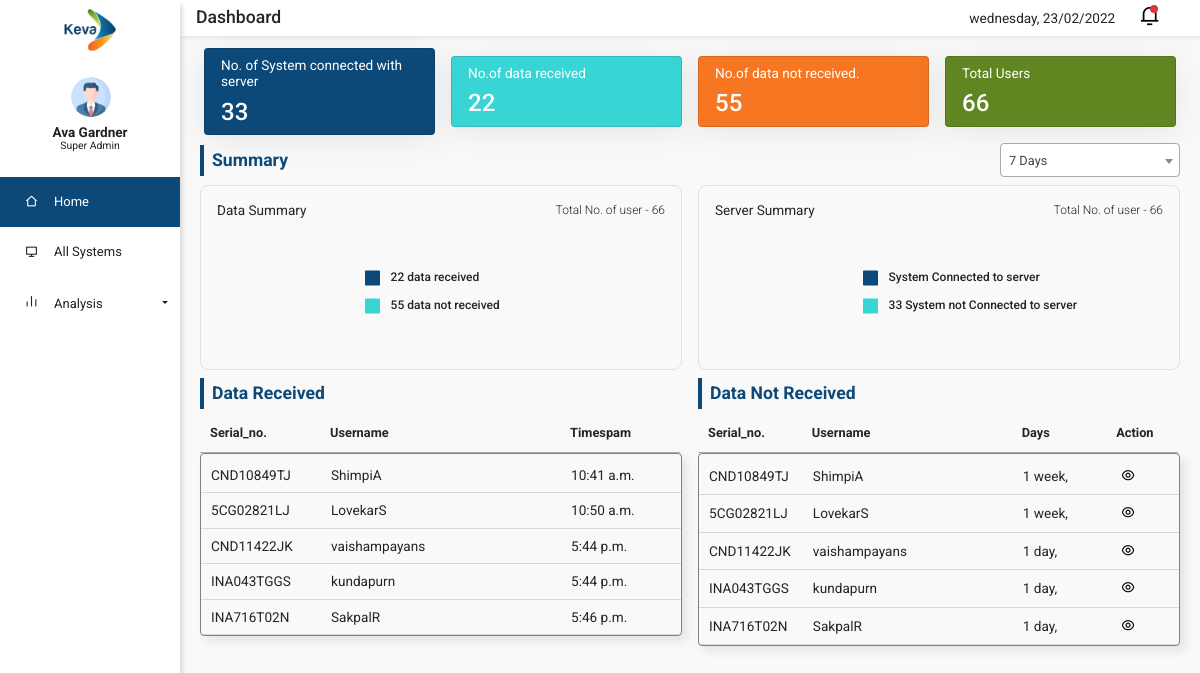
The page / on the database its author committed.
### LP_app/models.py (models this page shows, shortened)
class AllSystem(models.Model):
    serial_no = models.CharField(max_length=100)
    username = models.CharField(max_length=100)
    ram_size = models.CharField(max_length=100)
    ssd_size = models.CharField(max_length=100)
    timestamp = models.DateTimeField(auto_now_add=False)

### LP_app/views.py (the view)
# urls.py: path('', views.home, name='home'),
def home(request):
    try:
        context = {}
        context_data = {}
        header_overview = HeaderOverview.objects.all()
        for each_user in header_overview:
            context['no_of_system_connect_with_server'] = each_user.no_of_system_connect_with_server
            context['no_of_data_received'] = each_user.no_of_data_received
            context['no_of_data_not_received'] = each_user.no_of_data_not_received
            context['total_users'] = each_user.total_users
            context['get_date'] = each_user.date
        user_data_summary = UserDataSummary.objects.all()
        context['user_data_summary'] = list(user_data_summary)
        print('context:',context)
        allsystem = AllSystem.objects.all()
        context_data ={
            'all':allsystem,
            'context' : context
        }
        return render(request, 'LP/home.html', context_data  )
    except Exception as e:
        print(e)

### LP_app/templates/LP/home.html (shortened to what this page needs)
{% extends 'LP/base.html' %} {% load static %} {% block content %}
 {% load mathfilters %}
<section class="screen_outerbox dashboard_size" id="home_page">
  <div class="d-flex align-items-center mb-2 p-0">
    <div class="w-25 px-2">
      <div class="h-100 card border_radius_sm shadow_box home_cards card1">
        <div class="card-body d-flex flex-column justify-content-between py-2">
          <h5 class="card-title fw-normal">
            No. of System connected with server
          </h5>
          <div class="d-flex align-items-center justify-content-between mt-0">
            <h2 class="mt-2">{{ context.no_of_system_connect_with_server }} </h2>
          </div>
        </div>
      </div>
    </div>
    <div class="w-25 px-2">
      <div class="h-100 card border_radius_sm shadow_box home_cards card2">
        <div class="card-body d-flex flex-column justify-content-between py-2">
          <h5 class="card-title fw-normal">No.of data received</h5>
          <div class="d-flex align-items-center justify-content-between mt-0">
            <h2 class="mt-2">{{ context.no_of_data_received }}</h2>
          </div>
        </div>
      </div>
    </div>
    <div class="w-25 px-2">
      <div class="h-100 card border_radius_sm shadow_box home_cards card3">
        <div class="card-body d-flex flex-column justify-content-between py-2">
          <h5 class="card-title fw-normal">No.of data not received.</h5>
          <div class="d-flex align-items-center justify-content-between mt-0">
            <h2 class="mt-2">{{  context.no_of_data_not_received }}</h2>
          </div>
        </div>
      </div>
    </div>
    <div class="w-25 px-2">
      <div class="h-100 card border_radius_sm shadow_box home_cards card4">
        <div class="card-body d-flex flex-column justify-content-between py-2">
          <h5 class="card-title fw-normal">Total Users</h5>
          <div class="d-flex align-items-center justify-content-between mt-0">
            <h2 class="mt-2">{{ context.total_users }}</h2>
          </div>
        </div>
      </div>
    </div>
  </div>
  <div class="px-1 mb-2">
    <div class="d-flex align-items-center justify-content-between mb-2">
      <h4 class="topic_heading_text fw-bold">Summary</h4>
    </div>
    <div class="graphs_box d-flex align-items-center justify-content-between">
      <div class="w-50 pe-2 h-100">
        <div class="chart_box border border-radius p-3 pb-0">
          <div
            class="chart_heading d-flex align-items-center justify-content-between"
          >
            <h5 class="fw-normal">Data Summary</h5>
            <h6 class="fw-light">Total No. of user - {{ context.total_users }}</h6>
          </div>
          <div
            class="chart_heading d-flex align-items-center justify-content-center"
          >
            <div
              class="chart_draw d-flex align-items-center justify-content-center"
            >
              <canvas id="data_summary"></canvas>
            </div>
            <div
              class="chart_label h-100 d-flex flex-column align-items-start justify-content-center"
            >
              <h6 class="d-flex align-items-center mb-1" id="dta_rcv">
                <i
                  class="ri-checkbox-blank-fill me-2 fs-5"
                  style="color: var(--card_bg1)"
                ></i
                >{{ context.no_of_data_received }} data received
              </h6>
              <h6 class="d-flex align-items-center mb-1" id="dta_nt_rcve">
                <i
                  class="ri-checkbox-blank-fill me-2 fs-5"
                  style="color: var(--card_bg2)"
                ></i
                >{{ context.no_of_data_not_received }} data not received
              </h6>
            </div>
          </div>
        </div>
      </div>
      <div class="w-50 ps-2 h-100">
        <div class="chart_box border border-radius p-3 pb-0">
          <div
            class="chart_heading d-flex align-items-center justify-content-between"
          >
            <h5 class="fw-normal">Server Summary</h5>
            <h6 class="fw-light">Total No. of user - {{ context.total_users }}</h6>
          </div>
          <div
            class="chart_heading d-flex align-items-center justify-content-center"
          >
            <div
              class="chart_draw d-flex align-items-center justify-content-center"
            >
              <canvas id="server_summary"></canvas>
            </div>
            <div
              class="chart_label h-100 d-flex flex-column align-items-start justify-content-center"
            >
              <h6 class="d-flex align-items-center mb-1" id="sys_conct">
                <i
                  class="ri-checkbox-blank-fill me-2 fs-5"
                  style="color: var(--card_bg1)"
                ></i
                >
                 System Connected to
                server
              </h6>
              <h6 class="d-flex align-items-center mb-1" id="sys_not_conct">
                <i
                  class="ri-checkbox-blank-fill me-2 fs-5"
                  style="color: var(--card_bg2)"
                ></i>
                {{context.no_of_system_connect_with_server}}
                System not Connected to server
              </h6>
            </div>
          </div>
        </div>
      </div>
    </div>
  </div>
  <div class="px-1">
    <div class="d-flex align-items-start justify-content-between">
      <div class="w-50 table_box">
        <div class="pe-2">
          <h4 class="topic_heading_text fw-bold">Data Received</h4>
          <table id="data_recived" class="mt-1">
            <thead>
              <tr>
                <th>Serial_no.</th>
                <th>Username</th>
                <th>Timespam</th>
              </tr>
            </thead>
            <tbody>
              {% for all in all %}
              <tr>
                <td>{{all.serial_no|slice:":10"}}</td>
                <td>{{all.username}}</td>
                <td>{{all.timestamp|time}}</td>
              </tr>
              {% endfor %}
            </tbody>
          </table>
        </div>
      </div>
      <div class="w-50 table_box">
        <div class="ps-2">
          <h4 class="topic_heading_text fw-bold">Data Not Received</h4>
          <table id="data_not_recived" class="mt-1">
            <thead>
              <tr>
                <th>Serial_no.</th>
                <th>Username</th>
                <th>Days</th>
                <th>Action</th>
              </tr>
            </thead>
            <tbody>
                {% for all in all %}
                <tr>
                  <td>{{all.serial_no|slice:":10"}}</td>
                  <td>{{all.username}}</td>
                  <td>{{all.timestamp|timesince|slice:"0:7" }}</td>
                <td>
                  <a role="button" class="me-4 eyes_data" n_id="{{all.username}}"  data-bs-toggle="info" id="eyes{{forloop.counter}}"
                    ><i class="ri-eye-line p-1" ></i
                  ></a>
                </td>
              </tr>
              {% endfor %}
            </tbody>
          </table>
        </div>
      </div>
    </div>
  </div>
</section>
{% endblock %}

### LP_app/templates/LP/base.html (shortened to what this page needs)
{% load static %}
<!DOCTYPE html>
<html lang="en">
<head>
    <link rel="stylesheet" href="https://cdn.datatables.net/1.11.3/css/jquery.dataTables.min.css">
    <link href="https://cdn.jsdelivr.net/npm/remixicon@2.2.0/fonts/remixicon.css" rel="stylesheet">
    <link href="https://cdn.jsdelivr.net/npm/select2@4.1.0-rc.0/dist/css/select2.min.css" rel="stylesheet" />
    <link href="https://cdn.jsdelivr.net/npm/bootstrap@5.0.2/dist/css/bootstrap.min.css" rel="stylesheet"
>
    <link rel="stylesheet" href="{% static 'css/sidebar.css' %}">
    <link rel="stylesheet" href="{% static 'css/utils.css' %}">
    <link rel="stylesheet" href="{% static 'css/home.css' %}">
    <link rel="stylesheet" href="{% static 'css/system.css' %}">
    <link rel="stylesheet" href="{% static 'css/analysis.css' %}">
</head>
<body id="btn_loader">
    <div  class="main_outer_container d-flex justify-content-start w-100 robo" id="loader">
        {% include "LP/sidebar.html" %}
        <div class="right_outer_box">
            {% include "LP/topbar.html" %}
            <div class="px-3 py-1">
                {% block content %} {% endblock %}
            </div>
        </div>
    </div>
</body>
<link rel="stylesheet" href="https://kendo.cdn.telerik.com/2022.1.301/styles/kendo.common.min.css">
<link rel="stylesheet" href="https://kendo.cdn.telerik.com/2022.1.301/styles/kendo.rtl.min.css">
<link rel="stylesheet" href="https://kendo.cdn.telerik.com/2022.1.301/styles/kendo.default.min.css">
<link rel="stylesheet" href="https://kendo.cdn.telerik.com/2022.1.301/styles/kendo.mobile.all.min.css">
</html>

### LP_app/templates/LP/sidebar.html (shortened to what this page needs)
{% load static %}
<div class="left_side sidebar_container">
    <div class="logo_img_box d-flex align-items-center w-100 justify-content-center">
        <a href="{% url 'home' %}">
            <img src="{% static 'images/logo.png' %}" alt="Brand" class="logo_img">
        </a>
    </div>
    <div class="user_img_box d-flex flex-column align-items-center justify-content-center mt-3">
        <div class="user_img_outer">
            <img src="{% static 'images/user.png' %}" alt="User" class="user_img">
        </div>
        <div class="user_down_text text-center">
            <h5 class="user_name mt-2 mb-0 fw-bold">Ava Gardner</h5>
            <h6 class="user_status">Super Admin</h6>
        </div>
    </div>
    <div class="menu_links mt-4">
        <ul class="menu_list p-0 nav navbar-nav">
            <li class="menu_options {% if request.resolver_match.url_name == "home" %}active{% endif %}">
                <a href="{% url 'home' %}" class="pe-3 py-2 w-100 d-flex align-items-center menu_link">
                    <i class="ri-home-2-line me-3"></i>Home</a>
            </li>
            <li class="menu_options  {% if request.resolver_match.url_name == "systems" or request.resolver_match.url_name == "system_configuration" or request.resolver_match.url_name == "generate_report"  %}active{% endif %}">
                <a href="{% url 'systems' %}" class="pe-3 py-2 w-100 d-flex align-items-center menu_link">
                    <i class="ri-computer-line me-3"></i>All Systems</a>
            </li>
            <li class="menu_options  {% if request.resolver_match.url_name == "p2p_comparison" or request.resolver_match.url_name == "peak_detection" %}active{% endif %}">
                <div class="dropdown">
                    <a class="dropdown-toggle d-flex align-items-center menu_link justify-content-between pe-3 py-2 w-100" href="#" role="button" id="dropdownMenuLink"
                        data-bs-toggle="dropdown" aria-expanded="false">
                        <div class="text_link"><i class="ri-bar-chart-line me-3"></i>Analysis</div>
                    </a>
                </div>
            </li>
        </ul>
    </div>
</div>

### LP_app/templates/LP/topbar.html
<div class="topbar_box d-flex justify-content-between align-items-center mb-2 px-3 py-1">
    <h4 class="title mb-0">
        Dashboard
    </h4>
    <div class="d-flex align-items-center justify-content-end">
        <h5 for="date" class="fw-normal me-4">wednesday, 23/02/2022</h5>
        <h3>
            <a role="button" class="notification_bell me-4" data-bs-toggle="noti">
                <i class="ri-notification-3-line">
                    <span class="position-absolute bg-danger rounded-pill badge_noti">
                    </span>
                </i>
            </a>
        </h3>
    </div>
</div>

### LP_app/static/css/sidebar.css (style rules this page uses)
.left_side { width: 180px; background-color: var(--white_bg); box-shadow: 1px 1px 10px rgba(0, 0, 0, 0.184); }
.sidebar_container { background-color: var(--white_bg); position: fixed; z-index: 102; top: 0; left: 0; height: 100vh; box-shadow: 1px 4px 6px rgba(0, 0, 0, 0.2); color: var(--font_black); }
.right_outer_box { width: calc(100% - 180px); overflow-y: auto; height: 100vh; }
.logo_img { width: 60px; }
.user_img_outer { width: 40px; height: 40px; border: 1px solid var(--white_bg); border-radius: 50%; object-position: center; object-fit: center; }
.user_img { width: 40px; height: 40px; border-radius: 50%; }
.user_name { font-style: normal; font-weight: 500; text-align: center; }
.user_status { font-style: normal; font-weight: 400; font-size: 0.65rem; margin-bottom: 0; text-align: center; }
.menu_list { list-style: none; }
.menu_list li a { padding: 17px 12px 17px 25px !important; text-align: start; font-weight: 400; }
.menu_list a { text-decoration: none; font-style: normal; font-weight: normal; font-size: 13px; line-height: 16px; color: var(--font_black); font-weight: 400; }
.menu_list .menu_options.active { font-weight: 500; color: var(--font_white); background: var(--dark_blue); }
.menu_list .menu_options.active .menu_link { color: var(--font_white); background: var(--dark_blue); }
.topbar_box { position: sticky; top: 0; right: 0; background-color: var(--white_bg); box-shadow: 1px 1px 6px rgba(0, 0, 0, 0.1); z-index: 101; }
.topbar_box i { cursor: pointer; }
.badge_noti { padding: 4px; font-weight: 100; line-height: 12px; letter-spacing: 0.6px; color: white; margin-left: -10px; margin-top: 1px; }

### LP_app/static/css/utils.css (style rules this page uses)
:root { --font-style: "Lato", sans-serif; --font-style2: "Roboto", sans-serif; --font_black: #222222; --font_white: #ffffff; --white_bg: #ffffff; --dark_blue: #0c4979; --screen_bg: #f9f9f9; --menu_hover: #0c4a792a; --input_bg: rgba(12, 73, 121, 0.1); --light_dark_font: rgba(51, 51, 51, 0.6); --light_danger_bg: rgba(255, 89, 89, 0.2); --scrollbar_bg: rgba(51, 51, 51, 0.08); --success: #4bbf73; --info: #2e55e1; --warning: #febe00; --danger: #ff5959; --black: #000; --white: #ffffff; --card_bg1: #0c4979; --card_bg2: #39d5d5; --card_bg3: #f67622; --card_bg4: #608621; }
body { font-family: var(--font-style); overflow: hidden; font-size: 0.8rem !important; background-color: var(--screen_bg); font-weight: 400 !important; }
.robo { font-family: var(--font-style2); }
a { color: var(--black); text-decoration: none; }
.border-radius { border-radius: 8px; }
.border_radius_sm { border-radius: 4px; }
.shadow_box { box-shadow: 0px 5px 30px rgba(125, 125, 125, 0.15); }
.h1, .h2, .h3, .h4, .h5, .h6, h1, h2, h3, h4, h5, h6 { margin-bottom: 0 !important; }
.h2, h2 { font-size: 1.5rem; }
.h3, h3 { font-size: 1.3rem; }
.h4, h4 { font-size: 1.1rem; }
.h5, h5 { font-size: 0.85rem; }
.h6, h6 { font-size: 0.75rem; }
table tbody td { padding: 7px 10px !important; }

### LP_app/static/css/home.css (style rules this page uses)
.home_cards { color: var(--white); }
.card1 { background-color: var(--card_bg1); }
.card2 { background-color: var(--card_bg2); }
.card3 { background-color: var(--card_bg3); }
.card4 { background-color: var(--card_bg4); }
.topic_heading_text { padding: 5px 0 5px 8px; border-left: 4px solid var(--dark_blue); color: var(--dark_blue); }
.chart_draw { width: 25% !important; }
.chart_label { width: 60% !important; }
table.dataTable thead th, table.dataTable thead td { padding: 10px 12px; border-bottom: none; }
table.dataTable tbody td { border-bottom: 1px solid rgba(128, 128, 128, 0.272); padding: 15px 12px; font-size: 0.85rem; }
table.dataTable.no-footer { border-bottom: none; }
.dashboard_size { height: 100%; }

### rows shown on the page
AllSystem: serial_no "CND10849TJ", username "ShimpiA", timestamp "10:41 a.m.", timestamp "1 week,"
AllSystem: serial_no "5CG02821LJ", username "LovekarS", timestamp "10:50 a.m.", timestamp "1 week,"
AllSystem: serial_no "CND11422JK", username "vaishampayans", timestamp "5:44 p.m.", timestamp "1 day,"
AllSystem: serial_no "INA043TGGS", username "kundapurn", timestamp "5:44 p.m.", timestamp "1 day,"
AllSystem: serial_no "INA716T02N", username "SakpalR", timestamp "5:46 p.m.", timestamp "1 day,"

### other values the page prints
{{ context.no_of_system_connect_with_server }} "33"
{{ context.no_of_data_received }} "22"
{{ context.no_of_data_not_received }} "55"
{{ context.total_users }} "66"
